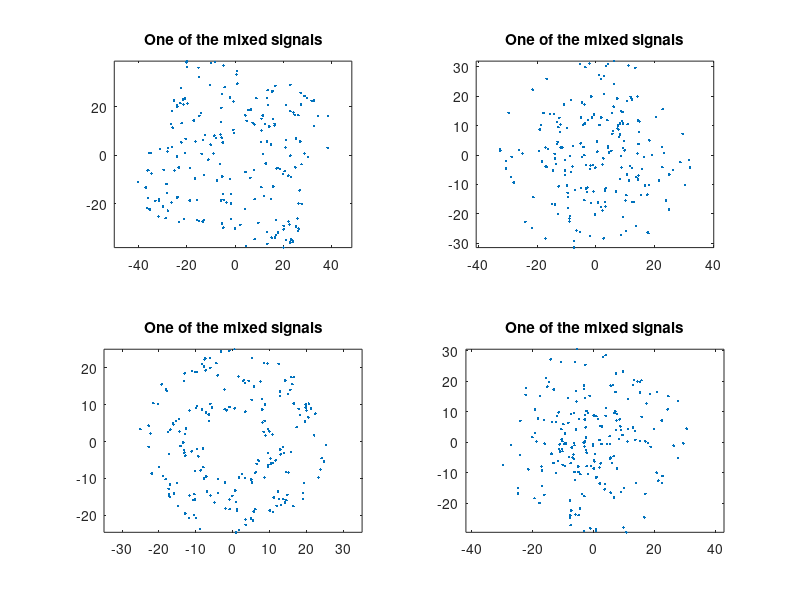

Write the MATLAB code that produced this figure. (Note: this script raises an error after producing the figure.)
% This code is just a front-end to source separation algorithms.
% Purpose:
% 1) generate synthetic data
% 2) call some source separation algorithm
% 3) display the results
% The data are CM (constant modulus signals and QAM4.
% The mixing matrix  is randomly generated.
% Comments, bug reports, info requests are appreciated
% and should be directed to cardoso@sig.enst.fr (Jean-Francois Cardoso)
% Author : Jean-Francois Cardoso CNRS URA 820 / GdR TdSI / Telecom Paris
clearvars;
close all;
clc;
%=======================================================================
N	= 4	;  % N = number of sensors (add the relevant lines in S= ...)
M	= 3 	;  % M = number of sources
T	= 200	;  % sample size
NdB	= -10 	;  % kind of noise level in dB
%----------------------------------------------------------------------------
disp('Each of the following plots shows the COMPLEX PLANE.')
disp('Each point is a sample of a source signal, of a sensor output')
disp('or a separated signal as indicated.')


% while 1
disp('____________________________________________________________');

% the source signals
S= [ ...
10*exp(2*1i*pi*rand(1,T))					; 	% constant modulus random phase
10*exp(2*1i*pi*rand(1,T))					; 	% constant modulus random phase
(2*fix(2*rand(1,T))-1+1i*(2*fix(2*rand(1,T))-1))/sqrt(2)*10 ;	% QAM4
];

% random mixing matrix
A=randn(N,M)+1i*randn(N,M);
disp('Mixing matrix');disp(A);


clf;
subplot(1,1,1);
for is=1:M
 subplot(2,2,is);
 plot(S(is,:),'.');title('One of the source signals');
 axis('square'); axis('equal'); axis([-2 2 -2 2]*10);
end
fprintf('\nStrike any key to mix\n');pause;


% mixing and noising
noiseamp = 10^(NdB/20)/sqrt(2) ; % (the sqrt(2) accounts for real+imaginary powers)
X= A*S + noiseamp*(randn(N,T)+1i*randn(N,T));

clf;
for is=1:min([ N 4])
 subplot(2,2,is);
 plot(X(is,:),'.');title('One of the mixed signals');
 axis('square');axis('equal');%axis([-2 2 -2 2]);
end
fprintf('\nStrike any key to unmix\n');pause;

% Separation
fprintf('\nIdentification running ......\n');
[Ae,Se]=jade(X,M);
Ae = Ae/norm(Ae,'fro')*norm(A,'fro');
Se = pinv(Ae)*X;

clf;
for is=1:M
 subplot(2,2,is);
 plot(Se(is,:),'.');title('One of the separated signals');
 axis('square');axis('equal');axis([-2 2 -2 2]*10);
end

% Performance
disp('Performance:');
disp('The global (sepration*mixing) matrix should be close to a permutation');
disp('The following shows its squared entries (rejection levels)');
disp(abs(pinv(Ae)*A).^2);

% fprintf('\nStrike any key for a different mixture\n');pause;

% end %endless loop
